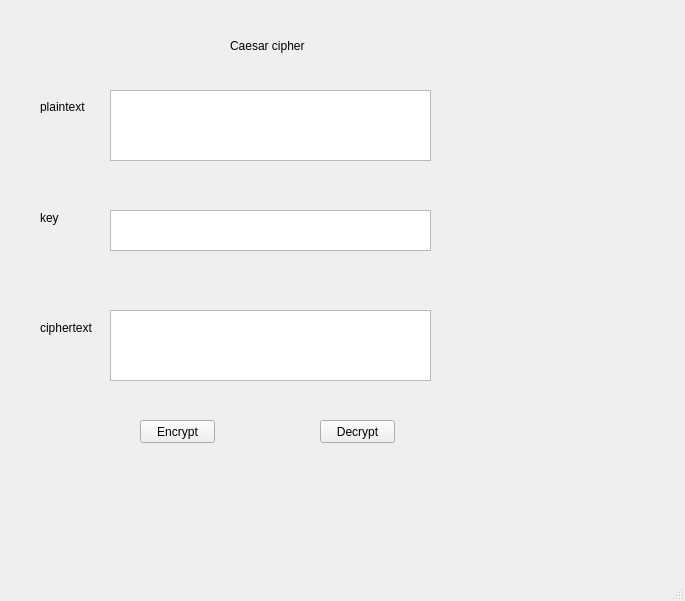
<?xml version="1.0" encoding="UTF-8"?>
<ui version="4.0">
 <class>MainWindow</class>
 <widget class="QMainWindow" name="MainWindow">
  <property name="geometry">
   <rect>
    <x>0</x>
    <y>0</y>
    <width>685</width>
    <height>601</height>
   </rect>
  </property>
  <property name="windowTitle">
   <string>MainWindow</string>
  </property>
  <widget class="QWidget" name="centralwidget">
   <widget class="QLabel" name="label">
    <property name="geometry">
     <rect>
      <x>230</x>
      <y>30</y>
      <width>81</width>
      <height>31</height>
     </rect>
    </property>
    <property name="text">
     <string>Caesar cipher</string>
    </property>
   </widget>
   <widget class="QLabel" name="label_2">
    <property name="geometry">
     <rect>
      <x>40</x>
      <y>100</y>
      <width>47</width>
      <height>13</height>
     </rect>
    </property>
    <property name="text">
     <string>plaintext</string>
    </property>
   </widget>
   <widget class="QLabel" name="label_3">
    <property name="geometry">
     <rect>
      <x>40</x>
      <y>210</y>
      <width>31</width>
      <height>16</height>
     </rect>
    </property>
    <property name="text">
     <string>key</string>
    </property>
   </widget>
   <widget class="QLabel" name="label_4">
    <property name="geometry">
     <rect>
      <x>40</x>
      <y>320</y>
      <width>61</width>
      <height>16</height>
     </rect>
    </property>
    <property name="text">
     <string>ciphertext</string>
    </property>
   </widget>
   <widget class="QPlainTextEdit" name="txtplaintext">
    <property name="geometry">
     <rect>
      <x>110</x>
      <y>90</y>
      <width>321</width>
      <height>71</height>
     </rect>
    </property>
   </widget>
   <widget class="QPlainTextEdit" name="txtciphertext">
    <property name="geometry">
     <rect>
      <x>110</x>
      <y>310</y>
      <width>321</width>
      <height>71</height>
     </rect>
    </property>
   </widget>
   <widget class="QPlainTextEdit" name="txtkey">
    <property name="geometry">
     <rect>
      <x>110</x>
      <y>210</y>
      <width>321</width>
      <height>41</height>
     </rect>
    </property>
   </widget>
   <widget class="QPushButton" name="btnEncrypt">
    <property name="geometry">
     <rect>
      <x>140</x>
      <y>420</y>
      <width>75</width>
      <height>23</height>
     </rect>
    </property>
    <property name="text">
     <string>Encrypt</string>
    </property>
   </widget>
   <widget class="QPushButton" name="btnDecrypt">
    <property name="geometry">
     <rect>
      <x>320</x>
      <y>420</y>
      <width>75</width>
      <height>23</height>
     </rect>
    </property>
    <property name="text">
     <string>Decrypt</string>
    </property>
   </widget>
  </widget>
  <widget class="QMenuBar" name="menubar">
   <property name="geometry">
    <rect>
     <x>0</x>
     <y>0</y>
     <width>685</width>
     <height>21</height>
    </rect>
   </property>
  </widget>
  <widget class="QStatusBar" name="statusbar"/>
 </widget>
 <resources/>
 <connections/>
</ui>
